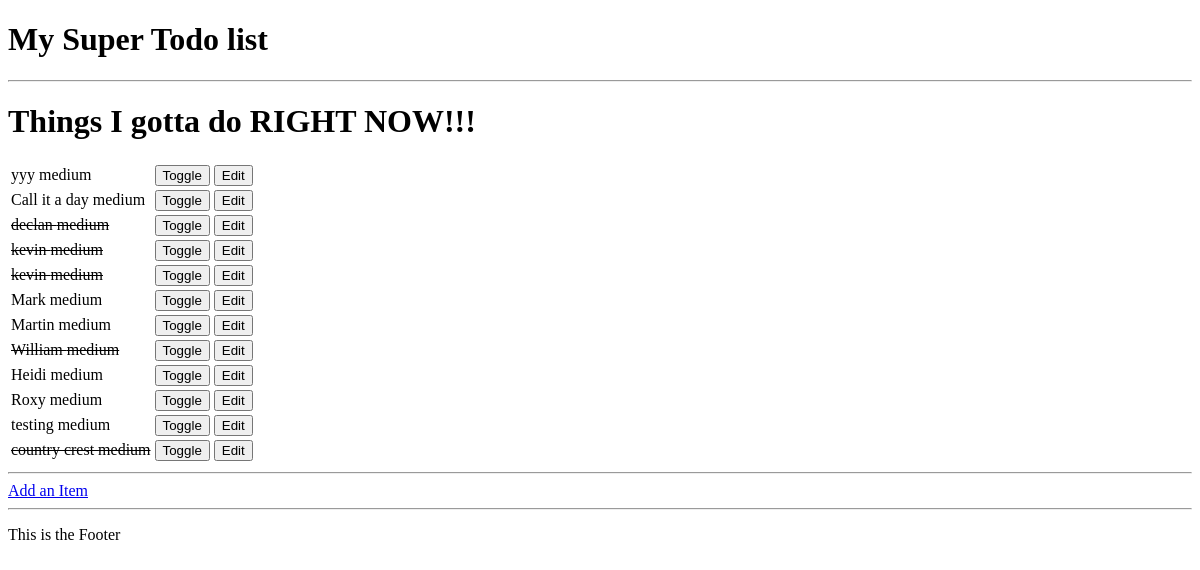
The app's page /, older data.
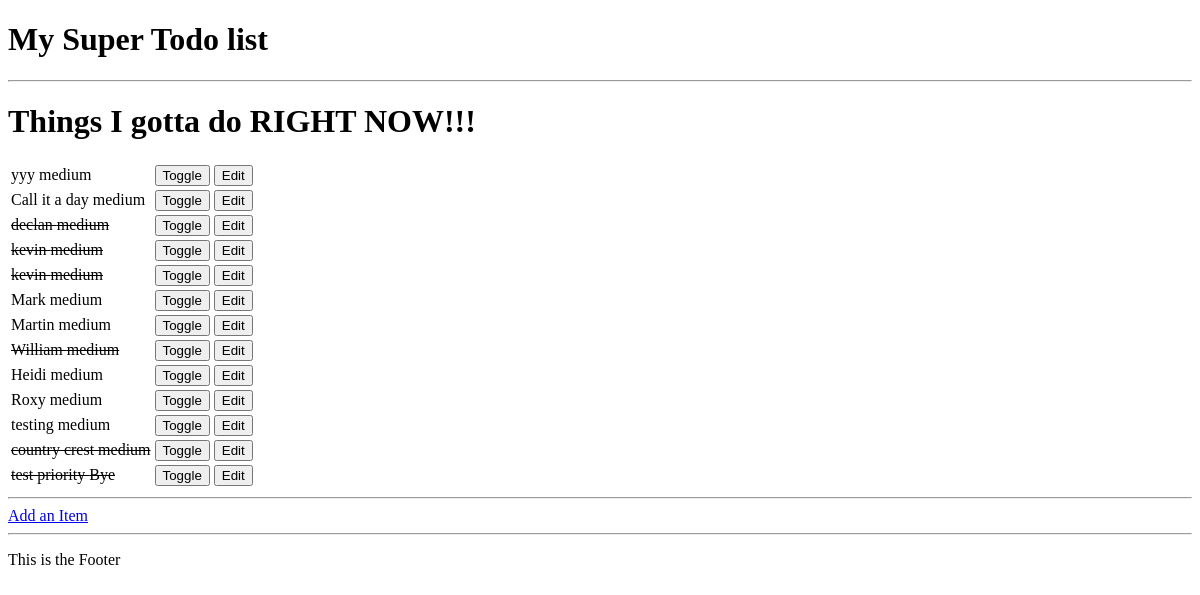
The same page, newer data.
### todoitem/models.py (models this page shows, shortened)
class TodoItem(models.Model):
    name = models.CharField(max_length=30, blank=False)
    done = models.BooleanField(blank=False, default=False)
    priority = models.CharField(max_length=6, blank=False, default="medium")

### todoitem/views.py (the view)
# urls.py: url(r"^$", get_index),
def get_index(request):
    results = TodoItem.objects.all()
    return render(request, "index.html", { 'items': results })

### todoitem/contexts.py (called while the page is built)
def show_fruit(request):
    fruit = {
        "apple" : 6,
        "banana" : 8,
        "kiwi" : 5,
        "mango" : 10
    }
    return fruit

### todoitem/templates/index.html (shortened to what this page needs)
{% extends "base.html" %}
{% block content %}
    <h1>Things I gotta do RIGHT NOW!!!</h1>
    <table>
        {% for item in items %}
        <tr>
            {% if item.done %}
            <td><strike>{{ item.name }} {{ item.priority }}</strike></td>
            {% else %}
            <td>{{ item.name }} {{ item.priority }}</td>
            {% endif %}
            <td>
                <form method="POST" action="toggle/{{ item.id }}">{% csrf_token %}<input type="submit" value="Toggle"></form>
            </td>
            <td>
                <form method="GET" action="edit/{{ item.id }}"><input type="submit" value="Edit"></form>
            </td>
        </tr>
        {% empty %}
        <p>You have nothing to do.</p>
        {% endfor %}
    </table>
    <hr>
    <a href="add">Add an Item</a>
{% endblock content %}

Row changes from the older to the newer data that the page shows:
added TodoItem: name "test priority", priority "Bye"
